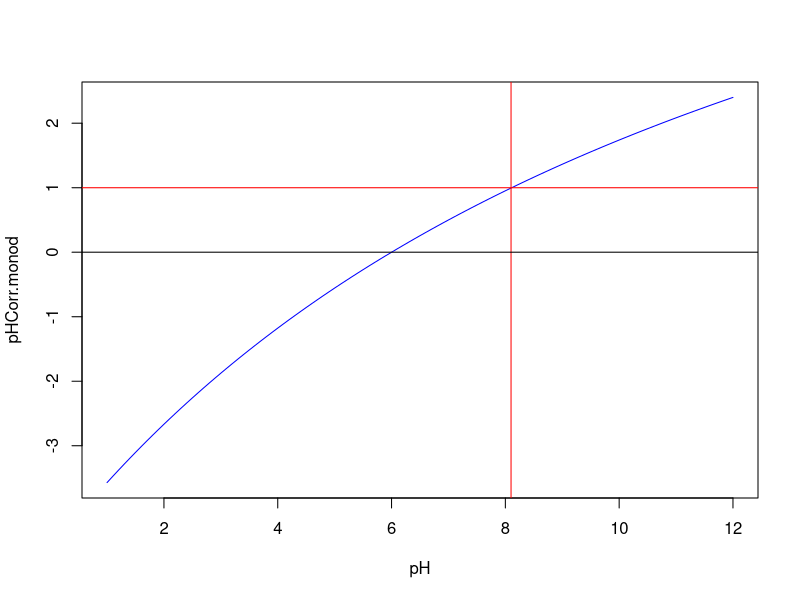
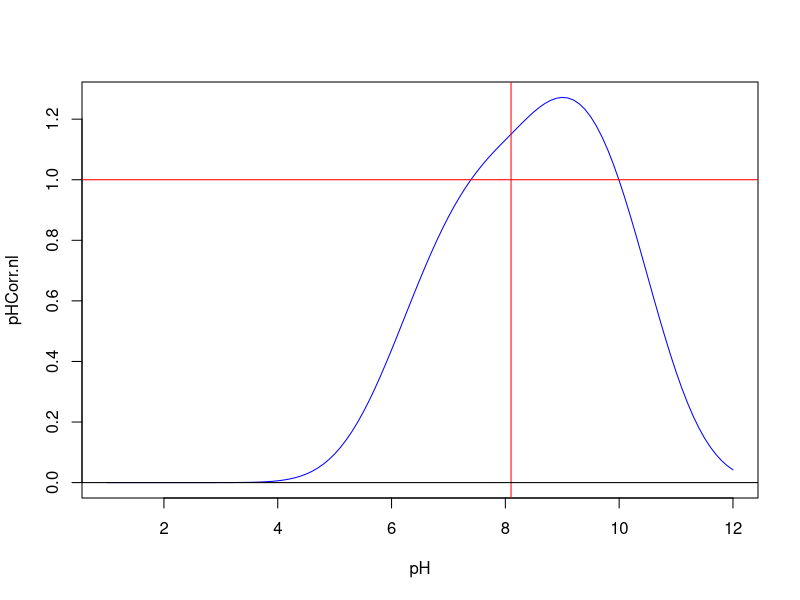
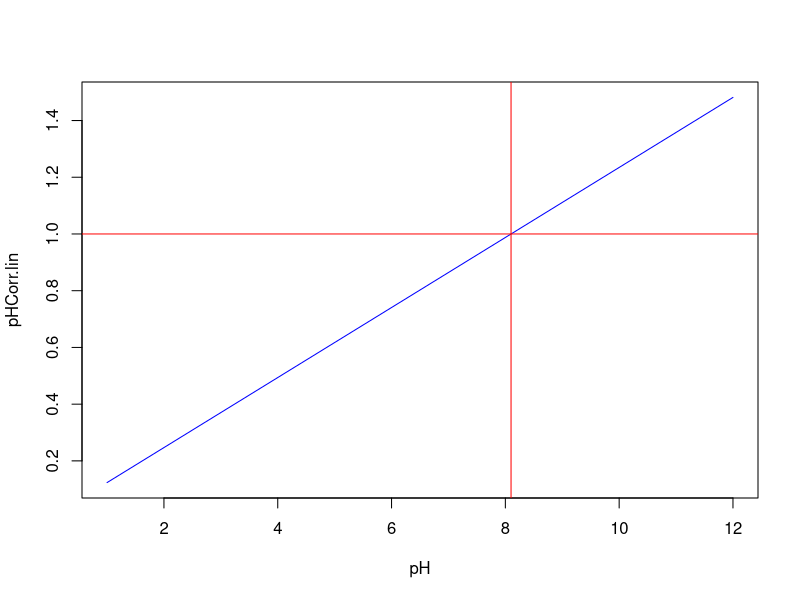
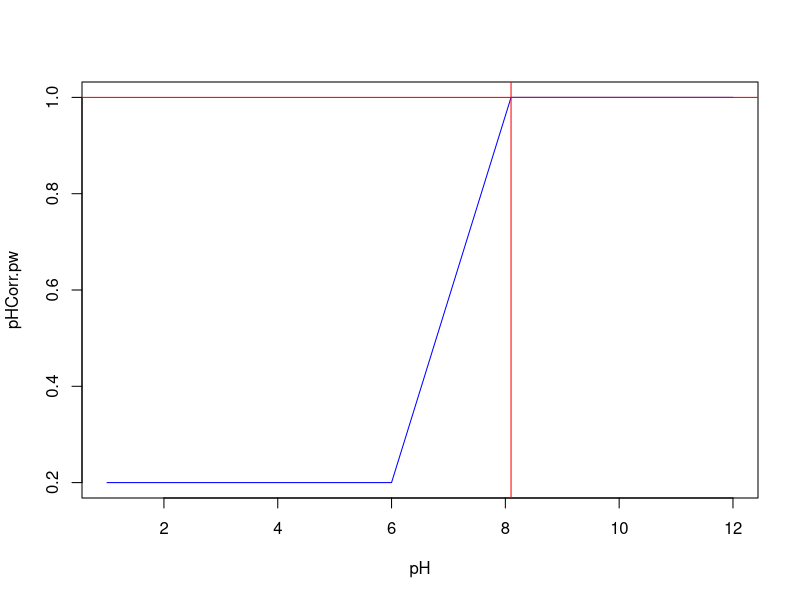

R code for these plots, in order:
# calculate pHCorr according to the selected method
# playground

# monod

pH <- seq(1,12,0.1)

pH_const_A.monod <- 6 # this is meant as minimum value under which the process does not happen
pH_const_B.monod <- 10
KN_pH <- 25

pHCorr.monod <- pH_const_B.monod * (pH-pH_const_A.monod)/((KN_pH - pH_const_A.monod)+(pH - pH_const_A.monod))

plot(pH, pHCorr.monod, type = "l", col = "blue")
abline(v = 8.1, col = "red")
abline(h = 1, col = "red")
abline(h = 0)

# non-linear NOTE: ph_const_A and pH_const_B do not seem to mean the same across all methods

pH_const_A.nl <- 1.0
pH_const_B.nl <- 1.18
pH_correction <- 15
opt_pH <- 8.1

step1 <- log10(2) * pH_const_A.nl * pH_const_B.nl^pH 
step2 <- exp(-1.0 * (abs(pH - opt_pH)^3.0) / pH_correction)
pHCorr.nl = step1 * step2

plot(pH, pHCorr.nl, type = "l", col = "blue")
abline(v = 8.1, col = "red")
abline(h = 1, col = "red")
abline(h = 0)

# linear

pH_const_A.lin <- 0
pH_const_B.lin <- 0.1234568 # 1/8.1

pHCorr.lin <- pH_const_A.lin + pH_const_B.lin * pH

plot(pH, pHCorr.lin, type = "l", col = "blue")
abline(v = 8.1, col = "red")
abline(h = 1, col = "red")
abline(h = 0)

# piece-wise (need to check this as the equation seems off)

pH_const_A.pw <- 0.2
pH_const_B.pw <- 1
pHmin <- 6
pHmax <- 8.1

pHCorr.pw <- rep(NA, length(pH))

for (i in 1:length(pH)) {
  if (pH[i] < pHmin) {
    pHCorr.pw[i] <- pH_const_A.pw
  } else if (pH[i] > pHmax) {
    pHCorr.pw[i] <- pH_const_B.pw
  } else {
    pHCorr.pw[i] <- pH_const_A.pw + ((pH[i]-pHmin)/(pHmax-pHmin)*(pH_const_B.pw - pH_const_A.pw))
  }
}

plot(pH, pHCorr.pw, type = "l", col = "blue")
abline(v = 8.1, col = "red")
abline(h = 1, col = "red")
abline(h = 0)

